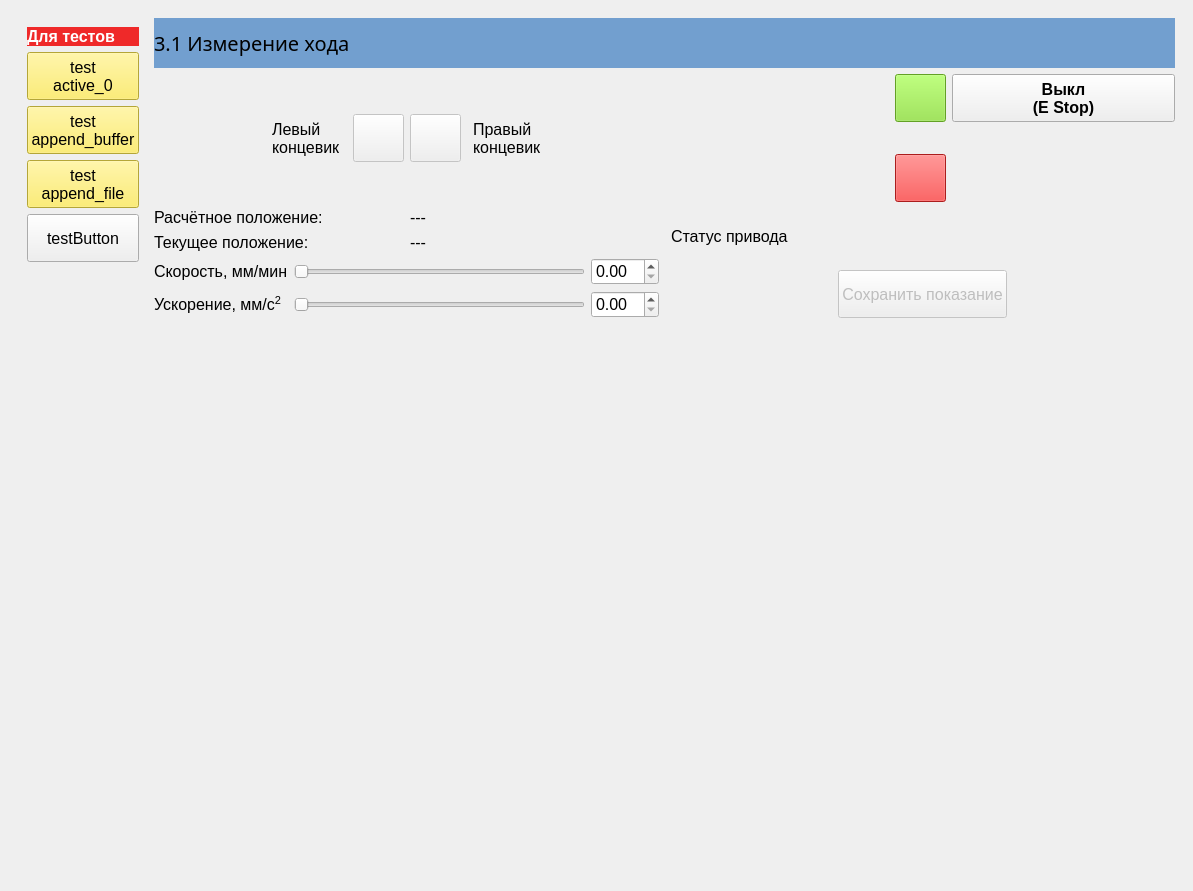
<?xml version="1.0" encoding="UTF-8"?>
<ui version="4.0">
 <class>BallScrewControlMainWindow</class>
 <widget class="QMainWindow" name="BallScrewControlMainWindow">
  <property name="geometry">
   <rect>
    <x>0</x>
    <y>0</y>
    <width>1193</width>
    <height>891</height>
   </rect>
  </property>
  <property name="minimumSize">
   <size>
    <width>100</width>
    <height>100</height>
   </size>
  </property>
  <property name="windowTitle">
   <string>MainWindow</string>
  </property>
  <property name="styleSheet">
   <string notr="true">QWidget {
font: 12pt;
}

QPushButton {
min-height : 40px;
min-width : 40px;
}

LED {
min-height : 20px;
min-width : 20px;
qproperty-diameter: 20;
}
</string>
  </property>
  <widget class="QWidget" name="centralwidget">
   <layout class="QGridLayout" name="gridLayout">
    <item row="0" column="0">
     <widget class="QStackedWidget" name="stackedWidget">
      <property name="currentIndex">
       <number>0</number>
      </property>
      <widget class="QWidget" name="page31">
       <layout class="QGridLayout" name="gridLayout_8">
        <item row="0" column="1" colspan="3">
         <widget class="QLabel" name="label_134">
          <property name="minimumSize">
           <size>
            <width>0</width>
            <height>50</height>
           </size>
          </property>
          <property name="maximumSize">
           <size>
            <width>16777215</width>
            <height>50</height>
           </size>
          </property>
          <property name="styleSheet">
           <string notr="true">background-color: rgb(114, 159, 207);
font: 15pt bold;</string>
          </property>
          <property name="text">
           <string>3.1 Измерение хода</string>
          </property>
         </widget>
        </item>
        <item row="1" column="1">
         <layout class="QHBoxLayout" name="horizontalLayout_12">
          <item>
           <spacer name="horizontalSpacer">
            <property name="orientation">
             <enum>Qt::Horizontal</enum>
            </property>
            <property name="sizeHint" stdset="0">
             <size>
              <width>40</width>
              <height>20</height>
             </size>
            </property>
           </spacer>
          </item>
          <item>
           <widget class="QLabel" name="label_55">
            <property name="text">
             <string>Левый
концевик</string>
            </property>
           </widget>
          </item>
          <item>
           <widget class="LED" name="ledSw1_31">
            <property name="sizePolicy">
             <sizepolicy hsizetype="Preferred" vsizetype="Preferred">
              <horstretch>0</horstretch>
              <verstretch>0</verstretch>
             </sizepolicy>
            </property>
            <property name="diameter">
             <number>20</number>
            </property>
           </widget>
          </item>
          <item>
           <widget class="PushButton" name="btnJog_Minus31">
            <property name="enabled">
             <bool>false</bool>
            </property>
            <property name="icon">
             <iconset>
              <normaloff>resources/caret_left.png</normaloff>resources/caret_left.png</iconset>
            </property>
            <property name="iconSize">
             <size>
              <width>40</width>
              <height>40</height>
             </size>
            </property>
           </widget>
          </item>
          <item>
           <widget class="PushButton" name="btnJog_Plus31">
            <property name="enabled">
             <bool>false</bool>
            </property>
            <property name="icon">
             <iconset>
              <normaloff>resources/caret_right.png</normaloff>resources/caret_right.png</iconset>
            </property>
            <property name="iconSize">
             <size>
              <width>40</width>
              <height>40</height>
             </size>
            </property>
           </widget>
          </item>
          <item>
           <widget class="LED" name="ledSw2_31">
            <property name="sizePolicy">
             <sizepolicy hsizetype="Preferred" vsizetype="Preferred">
              <horstretch>0</horstretch>
              <verstretch>0</verstretch>
             </sizepolicy>
            </property>
            <property name="diameter">
             <number>20</number>
            </property>
           </widget>
          </item>
          <item>
           <widget class="QLabel" name="label_56">
            <property name="text">
             <string>Правый
концевик</string>
            </property>
           </widget>
          </item>
          <item>
           <spacer name="horizontalSpacer_2">
            <property name="orientation">
             <enum>Qt::Horizontal</enum>
            </property>
            <property name="sizeHint" stdset="0">
             <size>
              <width>40</width>
              <height>20</height>
             </size>
            </property>
           </spacer>
          </item>
         </layout>
        </item>
        <item row="1" column="3">
         <layout class="QGridLayout" name="gridLayout_40">
          <item row="1" column="0">
           <spacer name="horizontalSpacer_22">
            <property name="orientation">
             <enum>Qt::Horizontal</enum>
            </property>
            <property name="sizeHint" stdset="0">
             <size>
              <width>40</width>
              <height>20</height>
             </size>
            </property>
           </spacer>
          </item>
          <item row="1" column="1">
           <widget class="LED" name="ledOn31">
            <property name="autoFillBackground">
             <bool>true</bool>
            </property>
            <property name="diameter">
             <number>20</number>
            </property>
            <property name="color">
             <color>
              <red>252</red>
              <green>233</green>
              <blue>79</blue>
             </color>
            </property>
            <property name="off_color" stdset="0">
             <color>
              <red>252</red>
              <green>233</green>
              <blue>79</blue>
             </color>
            </property>
           </widget>
          </item>
          <item row="1" column="2">
           <spacer name="horizontalSpacer_23">
            <property name="orientation">
             <enum>Qt::Horizontal</enum>
            </property>
            <property name="sizeHint" stdset="0">
             <size>
              <width>40</width>
              <height>20</height>
             </size>
            </property>
           </spacer>
          </item>
          <item row="0" column="1">
           <widget class="ActionButton" name="btnDevice_On31">
            <property name="styleSheet">
             <string notr="true">background-color: rgb(138, 226, 52);</string>
            </property>
            <property name="text">
             <string/>
            </property>
            <property name="icon">
             <iconset>
              <normaloff>resources/vertical_line.png</normaloff>resources/vertical_line.png</iconset>
            </property>
            <property name="iconSize">
             <size>
              <width>40</width>
              <height>40</height>
             </size>
            </property>
            <property name="checkable">
             <bool>false</bool>
            </property>
            <property name="indicator_option" stdset="0">
             <bool>false</bool>
            </property>
            <property name="machine_on_action" stdset="0">
             <bool>true</bool>
            </property>
           </widget>
          </item>
          <item row="2" column="1">
           <widget class="ActionButton" name="btnDevice_Off31">
            <property name="styleSheet">
             <string notr="true">background-color: rgb(239, 41, 41);</string>
            </property>
            <property name="icon">
             <iconset>
              <normaloff>resources/circle.png</normaloff>resources/circle.png</iconset>
            </property>
            <property name="iconSize">
             <size>
              <width>40</width>
              <height>40</height>
             </size>
            </property>
            <property name="machine_on_action" stdset="0">
             <bool>true</bool>
            </property>
           </widget>
          </item>
          <item row="0" column="2">
           <widget class="ActionButton" name="actionbutton">
            <property name="styleSheet">
             <string notr="true">font: bold;</string>
            </property>
            <property name="text">
             <string>Выкл
(E Stop)</string>
            </property>
            <property name="indicator_option" stdset="0">
             <bool>true</bool>
            </property>
            <property name="indicator_status_option" stdset="0">
             <bool>true</bool>
            </property>
            <property name="is_estopped_status" stdset="0">
             <bool>true</bool>
            </property>
            <property name="estop_action" stdset="0">
             <bool>true</bool>
            </property>
           </widget>
          </item>
         </layout>
        </item>
        <item row="2" column="1">
         <layout class="QGridLayout" name="gridLayout_9" columnstretch="0,0">
          <item row="0" column="0">
           <widget class="QLabel" name="label_50">
            <property name="text">
             <string>Расчётное положение:</string>
            </property>
           </widget>
          </item>
          <item row="1" column="0">
           <widget class="QLabel" name="label_51">
            <property name="text">
             <string>Текущее положение:</string>
            </property>
           </widget>
          </item>
          <item row="1" column="1">
           <widget class="QLabel" name="lblPosition_Actual31">
            <property name="text">
             <string>---</string>
            </property>
           </widget>
          </item>
          <item row="0" column="1">
           <widget class="QLabel" name="lblPosition31">
            <property name="text">
             <string>---</string>
            </property>
           </widget>
          </item>
         </layout>
        </item>
        <item row="2" column="3" rowspan="2">
         <layout class="QGridLayout" name="gridLayout_11">
          <item row="0" column="1">
           <widget class="LED" name="ledPos_Alarm31"/>
          </item>
          <item row="0" column="0">
           <widget class="QLabel" name="label_52">
            <property name="text">
             <string>Статус привода</string>
            </property>
           </widget>
          </item>
          <item row="1" column="0" colspan="2" alignment="Qt::AlignHCenter">
           <widget class="PushButton" name="btnLog_Trigger31">
            <property name="enabled">
             <bool>false</bool>
            </property>
            <property name="sizePolicy">
             <sizepolicy hsizetype="Fixed" vsizetype="Fixed">
              <horstretch>0</horstretch>
              <verstretch>0</verstretch>
             </sizepolicy>
            </property>
            <property name="text">
             <string>Сохранить показание</string>
            </property>
            <property name="indicator_HAL_pin_option" stdset="0">
             <bool>false</bool>
            </property>
           </widget>
          </item>
         </layout>
        </item>
        <item row="5" column="1">
         <spacer name="verticalSpacer_8">
          <property name="orientation">
           <enum>Qt::Vertical</enum>
          </property>
          <property name="sizeHint" stdset="0">
           <size>
            <width>20</width>
            <height>40</height>
           </size>
          </property>
         </spacer>
        </item>
        <item row="3" column="1">
         <layout class="QGridLayout" name="gridLayout_10">
          <item row="0" column="2">
           <widget class="QDoubleSpinBox" name="spnVelocity31"/>
          </item>
          <item row="1" column="0">
           <widget class="QLabel" name="label_54">
            <property name="text">
             <string>Ускорение, мм/с&lt;sup&gt;2&lt;/sup&gt;</string>
            </property>
           </widget>
          </item>
          <item row="0" column="0">
           <widget class="QLabel" name="label_53">
            <property name="text">
             <string>Скорость, мм/мин</string>
            </property>
           </widget>
          </item>
          <item row="1" column="2">
           <widget class="QDoubleSpinBox" name="spnAcceleration31"/>
          </item>
          <item row="0" column="1">
           <widget class="Slider" name="sldVelocity31">
            <property name="orientation">
             <enum>Qt::Horizontal</enum>
            </property>
           </widget>
          </item>
          <item row="1" column="1">
           <widget class="Slider" name="sldAcceleration31">
            <property name="orientation">
             <enum>Qt::Horizontal</enum>
            </property>
           </widget>
          </item>
         </layout>
        </item>
        <item row="0" column="0" rowspan="6">
         <widget class="QWidget" name="widget" native="true">
          <property name="styleSheet">
           <string notr="true">#widget {
background-image: url(./resources/stripes.png);
}</string>
          </property>
          <layout class="QGridLayout" name="gridLayout_2">
           <item row="2" column="0">
            <widget class="PushButton" name="btnTestAppend_Buffer31">
             <property name="styleSheet">
              <string notr="true">background-color: rgb(252, 233, 79);</string>
             </property>
             <property name="text">
              <string>test
append_buffer</string>
             </property>
             <property name="checkable">
              <bool>false</bool>
             </property>
            </widget>
           </item>
           <item row="3" column="0">
            <widget class="PushButton" name="btnTestAppend_File31">
             <property name="styleSheet">
              <string notr="true">background-color: rgb(252, 233, 79);</string>
             </property>
             <property name="text">
              <string>test
append_file</string>
             </property>
             <property name="checkable">
              <bool>false</bool>
             </property>
            </widget>
           </item>
           <item row="5" column="0">
            <spacer name="verticalSpacer_3">
             <property name="orientation">
              <enum>Qt::Vertical</enum>
             </property>
             <property name="sizeHint" stdset="0">
              <size>
               <width>20</width>
               <height>40</height>
              </size>
             </property>
            </spacer>
           </item>
           <item row="0" column="0">
            <widget class="QLabel" name="label">
             <property name="styleSheet">
              <string notr="true">color: rgb(255, 255, 255);
background-color: rgb(239, 41, 41);
font: bold</string>
             </property>
             <property name="text">
              <string>Для тестов</string>
             </property>
             <property name="margin">
              <number>5</number>
             </property>
            </widget>
           </item>
           <item row="1" column="0">
            <widget class="PushButton" name="btnTestActive0">
             <property name="styleSheet">
              <string notr="true">background-color: rgb(252, 233, 79);</string>
             </property>
             <property name="text">
              <string>test
active_0</string>
             </property>
             <property name="checkable">
              <bool>true</bool>
             </property>
             <property name="checked_state_text_option" stdset="0">
              <bool>false</bool>
             </property>
            </widget>
           </item>
           <item row="4" column="0">
            <widget class="QPushButton" name="btnTest">
             <property name="text">
              <string>testButton</string>
             </property>
            </widget>
           </item>
          </layout>
         </widget>
        </item>
       </layout>
      </widget>
     </widget>
    </item>
   </layout>
  </widget>
 </widget>
 <customwidgets>
  <customwidget>
   <class>LED</class>
   <extends>QWidget</extends>
   <header>qtvcp.widgets.led_widget</header>
  </customwidget>
  <customwidget>
   <class>Slider</class>
   <extends>QSlider</extends>
   <header>qtvcp.widgets.simple_widgets</header>
  </customwidget>
  <customwidget>
   <class>PushButton</class>
   <extends>QPushButton</extends>
   <header>qtvcp.widgets.simple_widgets</header>
  </customwidget>
  <customwidget>
   <class>ActionButton</class>
   <extends>QPushButton</extends>
   <header>qtvcp.widgets.action_button</header>
  </customwidget>
 </customwidgets>
 <resources/>
 <connections>
  <connection>
   <sender>btnTest</sender>
   <signal>clicked()</signal>
   <receiver>BallScrewControlMainWindow</receiver>
   <slot>onBtnTest()</slot>
   <hints>
    <hint type="sourcelabel">
     <x>72</x>
     <y>254</y>
    </hint>
    <hint type="destinationlabel">
     <x>5</x>
     <y>238</y>
    </hint>
   </hints>
  </connection>
 </connections>
 <slots>
  <slot>onBtnTempShow34()</slot>
  <slot>onBtnTempShow33()</slot>
  <slot>onBtnTempShow32()</slot>
  <slot>onBtnTempShow31()</slot>
  <slot>onBtnTestActive0(bool)</slot>
  <slot>onBtnSaveState31()</slot>
  <slot>onSldVelocity31Moved()</slot>
  <slot>onSldAcceleration31Moved()</slot>
  <slot>onSpnVelocity31Changed()</slot>
  <slot>onSpnAcceleration31Changed()</slot>
  <slot>onBtnTest()</slot>
 </slots>
</ui>
